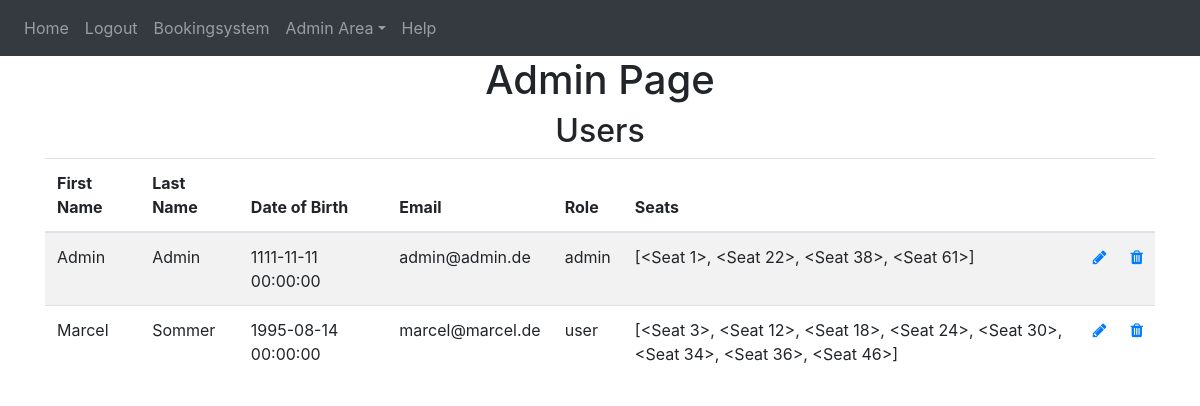
Page /admin-area/user (signed in) on the earlier database version.
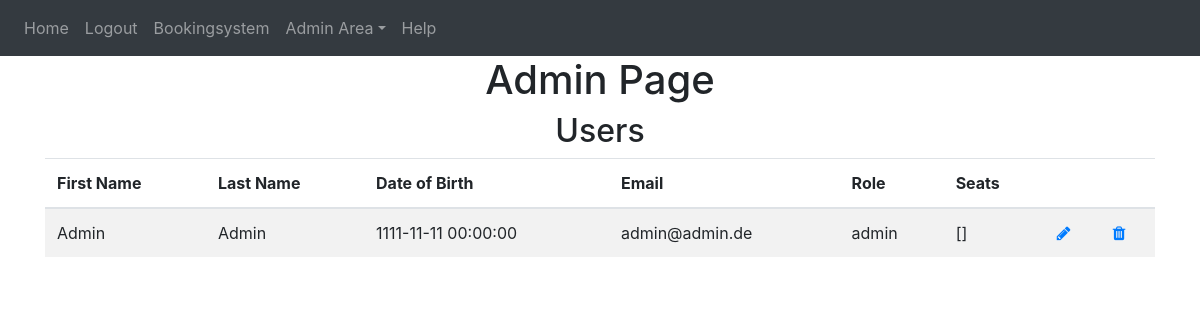
Same page on the later database version.
### website/models.py (models this page shows)
class User(db.Model, UserMixin):
    id = db.Column(db.Integer, primary_key=True)
    email = db.Column(db.String(150), unique=True)
    password = db.Column(db.String(150))
    first_name = db.Column(db.String(150))
    last_name = db.Column(db.String(150))
    birth_date = db.Column(db.DateTime)
    role = db.Column(db.String(10))
    seats = db.relationship('Seat')

### website/admin.py (the view)
@admins.route('/user', methods=['GET', 'POST'])
@login_required
def admin_user():
    if current_user.role == 'admin':
        users = User.query.all()
        return render_template('admin_user.html', user=current_user, users=users)
    else:
        flash('You need do be an Admin to access!!', category='error')
        return redirect(url_for('views.home'))

### website/__init__.py (called while the page is built)
def create_app():
    from .views import views
    from .auth import auth
    from .admin import admins
    from .models import User, Seat
    app = Flask(__name__)
    app.config['SECRET_KEY'] = 'hjshjhdjah kjshkjdhjs'
    app.config['SQLALCHEMY_DATABASE_URI'] = f'sqlite:///{DB_NAME}'
    app.config['FLASK_ADMIN_SWATCH'] = 'cerulean'
    app.register_blueprint(views, url_prefix='/')
    app.register_blueprint(auth, url_prefix='/')
    app.register_blueprint(admins, url_prefix='/admin-area')
    db.init_app(app)
    create_database(app)
    login_manager = LoginManager()
    login_manager.login_view = 'auth.login'
    login_manager.init_app(app)
    @login_manager.user_loader
    def load_user(id):
        return User.query.get(int(id))
    return app

### website/templates/admin_user.html
{% extends "base.html" %} {% block title %}Admin{% endblock %}
{% block content%}
<h1 align="center">Admin Page</h1>
<h2 align="center">Users</h2>
<table class="table table-striped" id="users">
    <thead>
        <tr>
        <th scope="col">First Name</th>
        <th scope="col">Last Name</th>
        <th scope="col">Date of Birth</th>
        <th scope="col">Email</th>
        <th scope="col">Role</th>
        <th scope="col">Seats</th>
        <th scope="col"></th>
        <th scope="col"></th>
        </tr>
    </thead>
    <tbody>
        {% for user in users %}
        <tr>
        <td>{{user.first_name}}</td>
        <td>{{user.last_name}} </td>
        <td>{{user.birth_date}}</td>
        <td>{{user.email}}</td>
        <td>{{user.role}}</td>
        <td>{{user.seats}}</td>
        <td><a class="icon" href="{{url_for('admins.update_user', id=user.id)}}" >
            <span class="fa fa-pencil glyphicon glyphicon-pencil"></span></a></td>
        <td><a class="icon" href="{{url_for('admins.delete_user', id=user.id)}}">
            <span class="fa fa-trash glyphicon glyphicon-trash"></span>
        </a></td>
        </tr>
        {% endfor %}
    </tbody>
{% endblock %}

Differences in the rows shown:
removed User: first_name "Marcel", last_name "Sommer", birth_date "1995-08-14 00:00:00", email "marcel@marcel.de", role "user", seats "[<Seat 3>, <Seat 12>, <Seat 18>, <Seat 24>, <Seat 30>, <Seat 34>, <Seat 36>, <Seat 46>]"
changed User "Admin": seats "[<Seat 1>, <Seat 22>, <Seat 38>, <Seat 61>]" → "[]"
